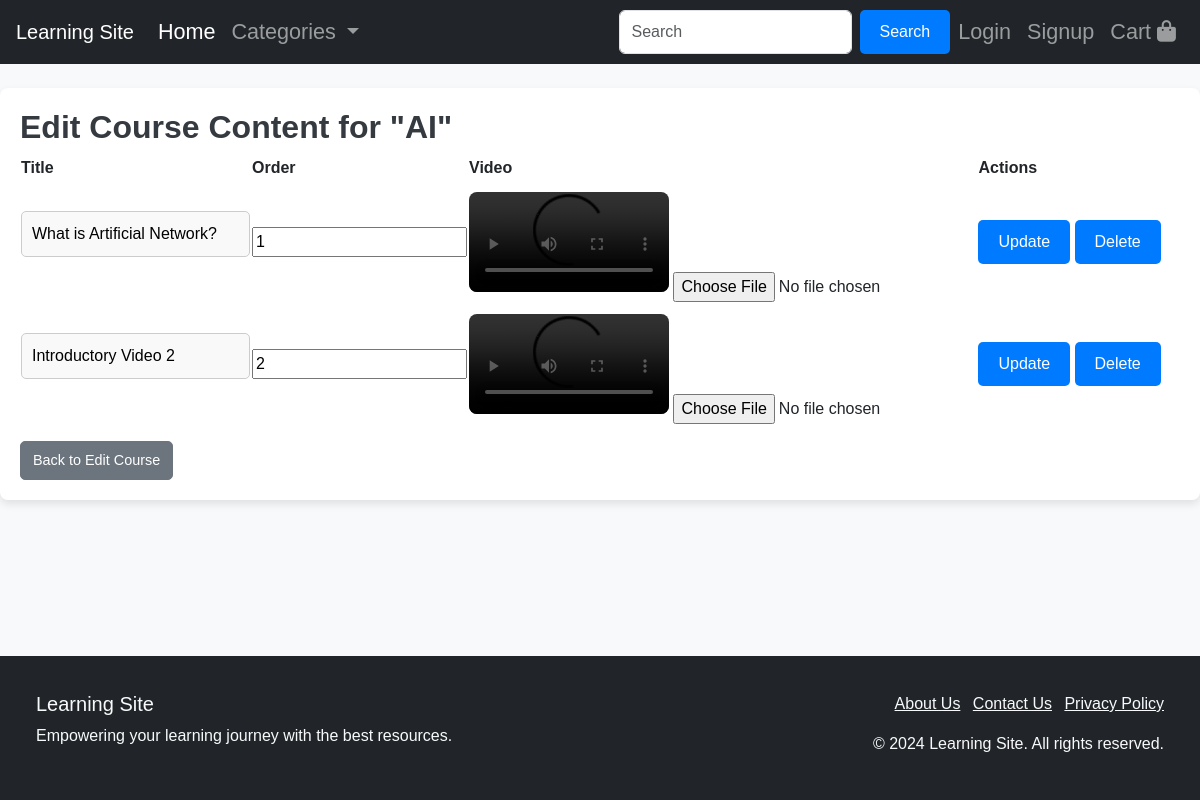
Screenshot of /course_instructor/edit-course-content/1/ (signed in) with the database file from the repository.
### course_instructor/models.py (models this page shows, shortened)
class Course(models.Model):
    COURSE_TYPE_CHOICES = [
        ('paid', 'Paid'),
        ('unpaid', 'Unpaid'),
    ]
    title = models.CharField(max_length=255)
    description = models.TextField()
    duration = models.DurationField(default=timedelta(days=30))
    instructor = models.ForeignKey(User, on_delete=models.CASCADE, related_name='courses_taught')
    course_type = models.CharField(max_length=10, choices=COURSE_TYPE_CHOICES, default='unpaid')
    created_at = models.DateTimeField(auto_now_add=True)
    updated_at = models.DateTimeField(auto_now=True)

class CourseContent(models.Model):
    course = models.ForeignKey(Course, related_name='contents', on_delete=models.CASCADE)
    Contenttitle = models.CharField(max_length=255)
    video = models.FileField(upload_to='course_videos/', max_length=255)
    content_type = models.CharField(max_length=100, choices=[('video', 'Video'), ('pdf', 'PDF'), ('text', 'Text')])
    order = models.IntegerField()
    additional_resources = models.FileField(upload_to='resources/', null=True, blank=True)
    is_last_video = models.BooleanField(default=False)

### course_instructor/views.py (the view, shortened to what this page needs)
# urls.py: path('edit-course-content/<int:course_id>/', edit_course_content, name='edit_course_content'),
def edit_course_content(request, course_id):
    course = get_object_or_404(Course, id=course_id)
    if not (request.user.profile_main.role == 'instructor'):
        return HttpResponseForbidden("You are not allowed to edit this course.")
    contents = CourseContent.objects.filter(course=course).order_by('order')
    return render(request, 'edit_course_content.html', {'course': course, 'contents': contents})

### template/edit_course_content.html (shortened to what this page needs)
{% extends "layout.html" %}
{% block content %}
<h1>Edit Course Content for "{{ course.title }}"</h1>
<table>
    <thead>
        <tr>
            <th>Title</th>
            <th>Order</th>
            <th>Video</th>
            <th>Actions</th>
        </tr>
    </thead>
    <tbody>
        {% for content in contents %}
        <tr>
            <form method="POST" enctype="multipart/form-data">
                <td>
                    <input type="text" name="title" value="{{ content.Contenttitle }}" required>
                </td>
                <td>
                    <input type="number" name="order" value="{{ content.order }}" required>
                </td>
                <td>
                    {% if content.video %}
                    <video width="200" controls>
                        <source src="{{ content.video.url }}" type="video/mp4">
                    </video>
                    {% endif %}
                    <input type="file" name="video">
                </td>
                <td>
                    <button type="submit" name="action" value="update" class="btn btn-primary">Update</button>
                    <button type="submit" name="action" value="delete" class="btn btn-danger">Delete</button>
                </td>
            </form>
        </tr>
        {% empty %}
        <tr>
            <td colspan="4">No content available for this course.</td>
        </tr>
        {% endfor %}
    </tbody>
</table>
<a href="{% url 'edit_course' course.id %}" class="btn btn-secondary mt-3">Back to Edit Course</a>
{% endblock content %}

### static/style.css (style rules this page uses)
body { display: flex; flex-direction: column; min-height: 100vh; margin: 0; }
input[type="text"], input[type="email"], input[type="date"], select { width: 100%; padding: 10px; margin-bottom: 15px; border: 1px solid #ccc; border-radius: 5px; font-size: 1rem; background-color: #f9f9f9; }
button[type="submit"] { background-color: #007bff; color: white; font-size: 1rem; padding: 10px 20px; border: none; border-radius: 5px; cursor: pointer; transition: background-color 0.3s ease; }
body { font-family: 'Arial', sans-serif; background-color: #f8f9fa; margin: 0; padding: 0; }
h1 { font-size: 2rem; font-weight: bold; color: #343a40; }
video { border-radius: 8px; margin-top: 10px; }
.btn { font-size: 0.9rem; padding: 8px 12px; border-radius: 5px; transition: background-color 0.2s ease-in-out, color 0.2s ease-in-out; }
.btn-primary { background-color: #007bff; color: white; border: none; }

### rows the page displays
Course: title "AI"
CourseContent: title "What is Artificial Network?", order "1"
CourseContent: title "Introductory Video 2", order "2"
